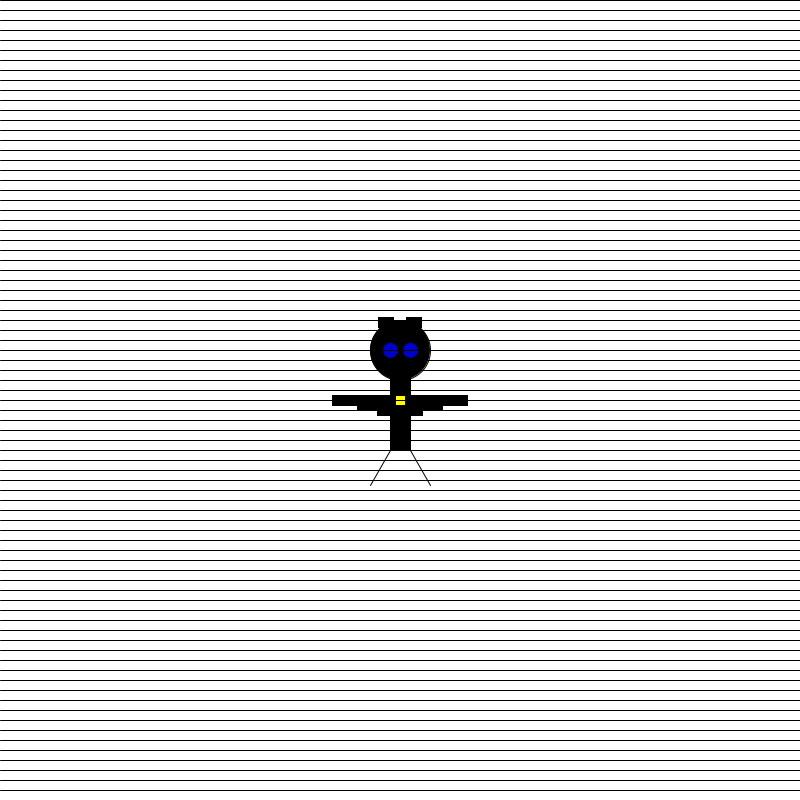
Frame 1 (no input)
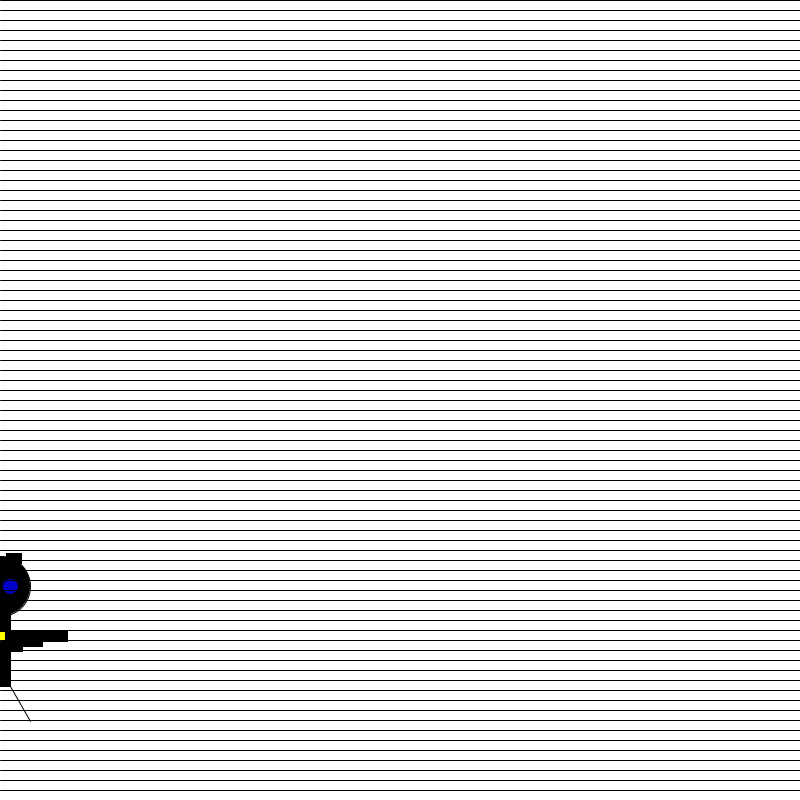
Frame 60 (the mouse pressed at the canvas centre just before this capture)
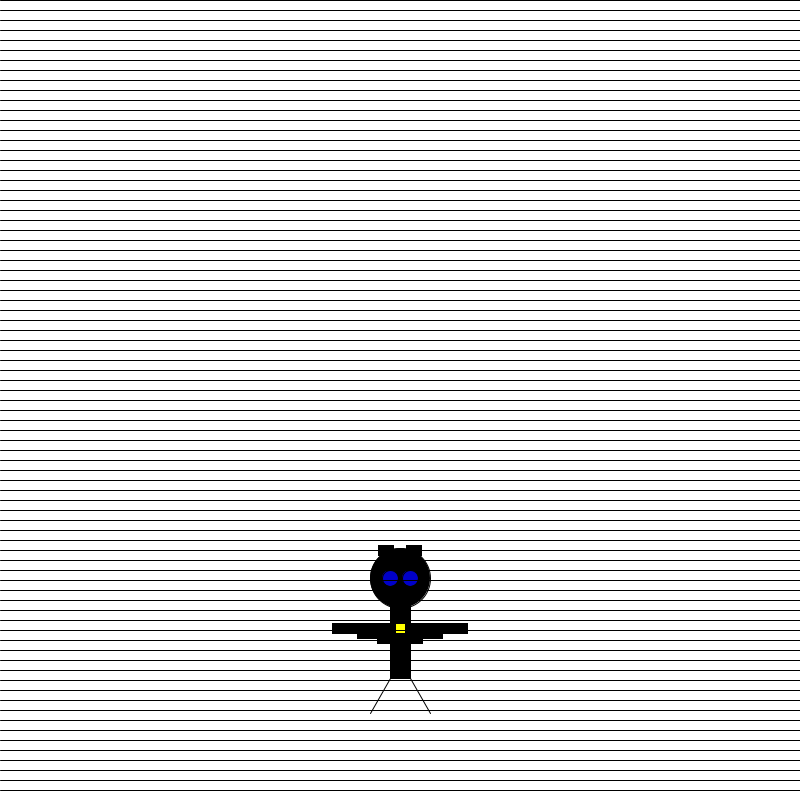
Frame 120 (the mouse held since frame 60 and released just before this capture)

The Processing sketch that drew these frames (run headless with seeded random() and noise(); from frame 60 on, the mouse is pressed at the canvas centre):

// Processing sketch: processing_127493
// ── processing_127493.pde

int monsterX;
int monsterY;
boolean outsideMonster;

int spatie;
int lineY;

//hier moet ergens een loop

void setup() {
  size(800, 800);
  monsterX = 400;
  monsterY = 400;

  spatie = 10;
}

void draw() {
  background(255);                               //Achtergrond kleur
  rectMode(CENTER);                              //Vierkant in het midden
  fill(0, 0, 0);                                   //Kleur lichaam  
  rect(monsterX, monsterY, 20, 100);              //Lichaam
  rect(monsterX -30, monsterY, 75, 10);           //Batwing
  rect(monsterX -20, monsterY +5, 45, 10);        //Batwing
  rect(monsterX -10, monsterY +10, 25, 10);       //Batwing
  rect(monsterX +30, monsterY, 75, 10);           //Batwing
  rect(monsterX +20, monsterY +5, 45, 10);        //Batwing
  rect(monsterX +10, monsterY +10, 25, 10);       //Batwing
  rect(monsterX -14, monsterY -78, 15, 10);       //Bathoorn
  rect(monsterX +14, monsterY -78, 15, 10);       //Bathoorn
  fill(255, 255, 0);                               //Kleur logo
  rect(monsterX, monsterY, 10, 10);                 //Logo
  fill(0, 0, 0);                                   //Kleur hoofd  
  ellipse(monsterX, monsterY -50, 60, 60);       //Hoofd
  fill(0, 0, 200);                                 //Kleur ogen
  ellipse(monsterX -10, monsterY -50, 16, 16);   //Linker oog
  ellipse(monsterX +10, monsterY -50, 16, 16);   //Rechter oog
  line(monsterX +10, monsterY +50, monsterX +30, monsterY +85);    //Rechter been
  line(monsterX -10, monsterY +50, monsterX -30, monsterY +85);     //Linker been

  while (lineY < 800) {
    stroke(0);
    line(800, lineY, 0, lineY);
    lineY += spatie;
  }

  lineY = 0;
  monsterX = mouseX;

  if (monsterY > 750) {
    outsideMonster = true;
  }

  if (outsideMonster == true) {
    monsterY -= 4;
  }

  if (outsideMonster == false) {
    monsterY += 4;
  } 

  if (monsterY < 50) {
    outsideMonster = false;
  }
}
